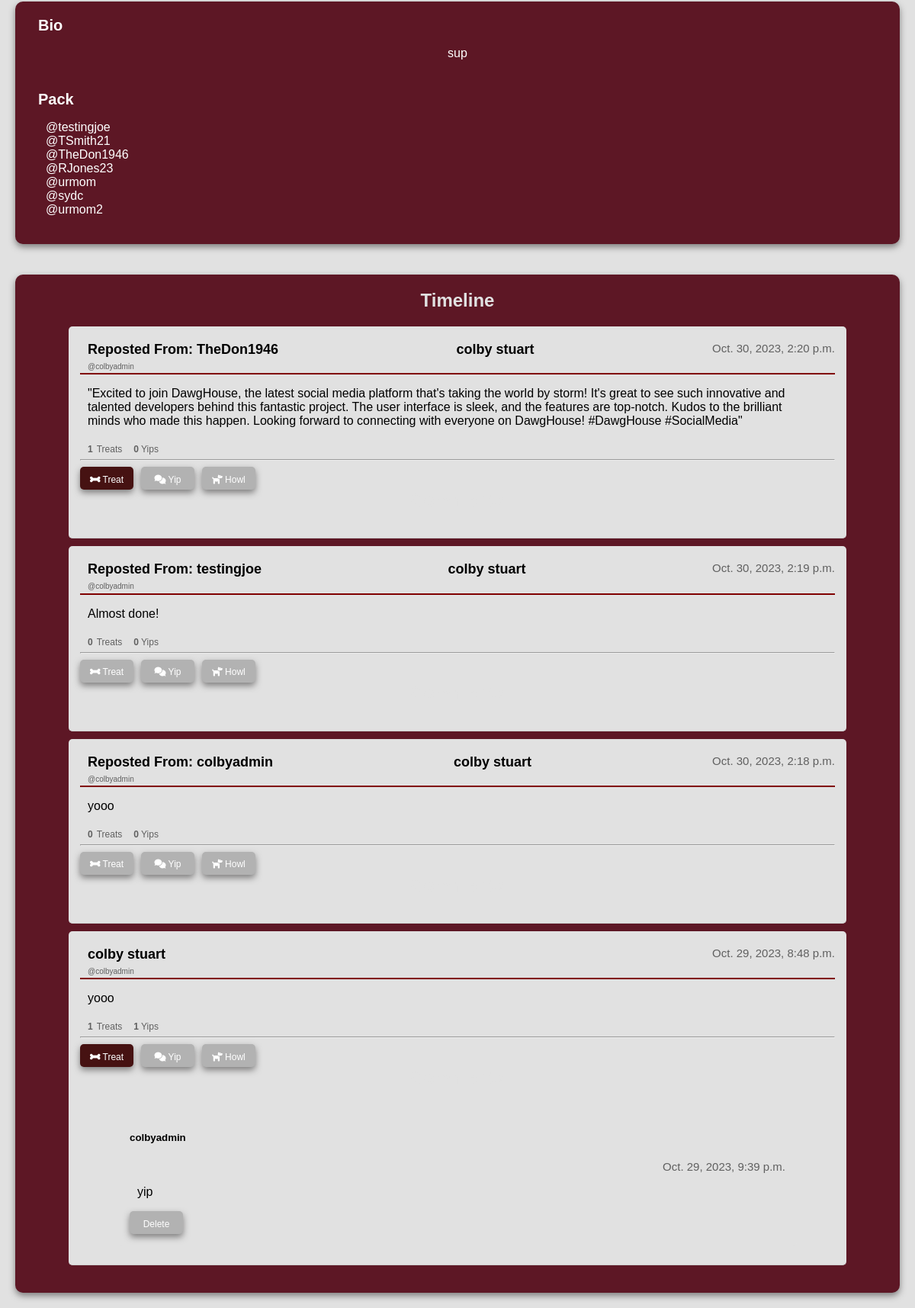
The page /main/profile/colbyadmin/ (signed in, lower part) on the database as committed earlier.
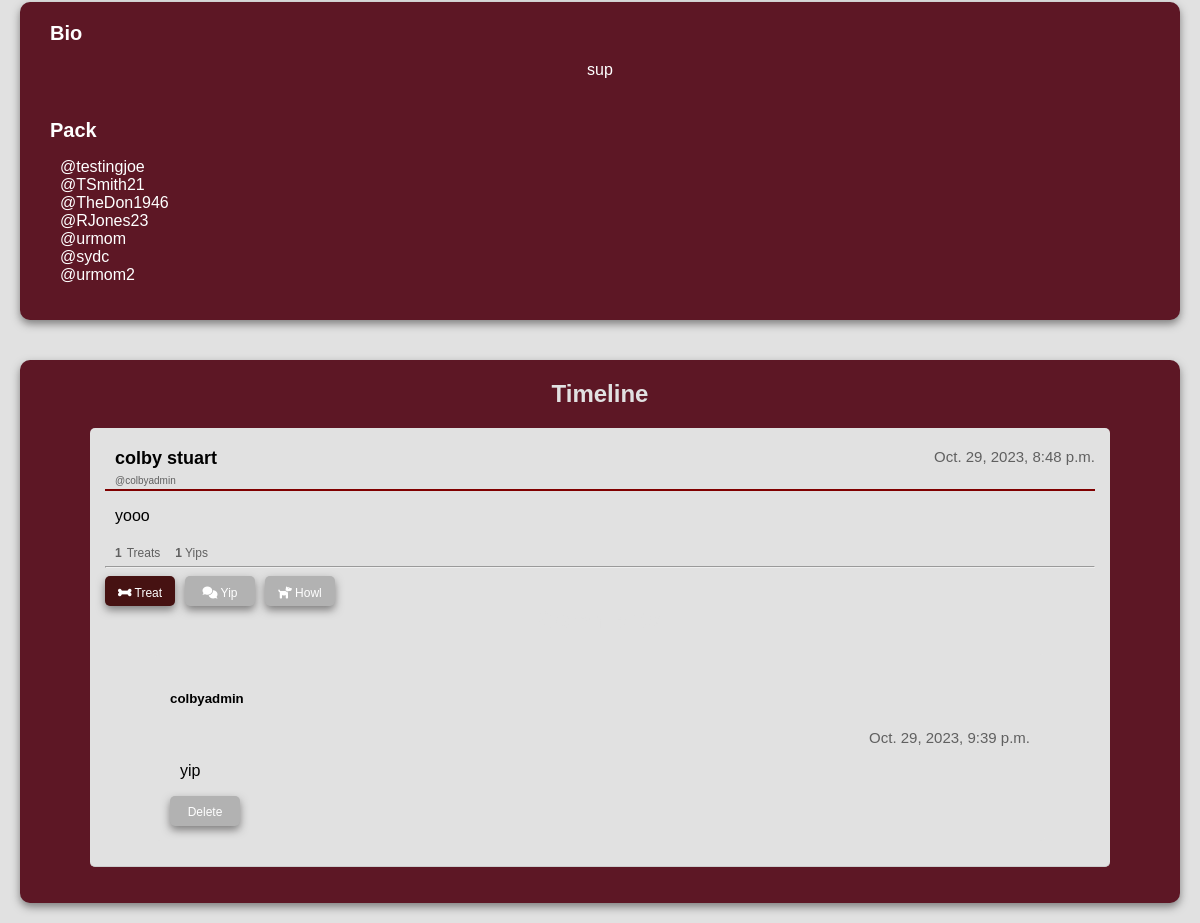
The same page on the database as committed later.
### homepage/models.py (models this page shows, shortened)
class DawgHouseUser(AbstractBaseUser, PermissionsMixin):
    username = models.CharField(unique=True, max_length=30)
    first_name = models.CharField(max_length=30)
    last_name = models.CharField(max_length=30)
    bio = models.TextField(blank=True, max_length=200)
    friends = models.ManyToManyField("self", blank=True)
    is_staff = models.BooleanField(default=False)
    USERNAME_FIELD = "username"
    REQUIRED_FIELDS = ["first_name", "last_name"]
    objects = DawgHouseUserManager()

class Bark(models.Model):
    id = models.UUIDField(primary_key=True, default=uuid.uuid4)
    user = models.ForeignKey(settings.AUTH_USER_MODEL, on_delete=models.CASCADE)
    content = models.TextField()
    timestamp = models.DateTimeField(auto_now_add=True)
    num_likes = models.IntegerField(default=0)
    num_yips = models.IntegerField(default=0)
    num_howls = models.IntegerField(default=0)
    treated_by = models.ManyToManyField(
        DawgHouseUser, related_name="treats_given", blank=True
    )
    is_repost = models.BooleanField(default=False)
    original_bark=models.ForeignKey('self',null=True,blank=True, on_delete=models.SET_NULL)

class Comment(models.Model):
    bark = models.ForeignKey(Bark, related_name="comments", on_delete=models.CASCADE)
    name = models.ForeignKey(DawgHouseUser, on_delete=models.CASCADE)
    body = models.TextField()
    date_added = models.DateTimeField(auto_now_add=True)

### homepage/views.py (the view)
# urls.py: path("profile/<str:username>/", views.ProfileView, name="profile"),
def ProfileView(request, username):
    user = get_object_or_404(DawgHouseUser, username=username)
    friends_list = user.friends.all()
    barks = Bark.objects.filter(user=user).order_by("-timestamp")
    context = {"user": user, "barks": barks, "friends_list": friends_list}
    if user == request.user:
        return render(request, "user_profile.html", context)
    elif request.user in user.friends.all():
        return render(request, "friend_view.html", context)
    else:
        return render(request, "non_friend_view.html", context)

### homepage/templates/friend_view.html (shortened to what this page needs)
<!DOCTYPE html>
<html>
<head>
    {% load static %}
    <link rel="stylesheet" href="{% static 'friend.css' %}" />
    <link rel="stylesheet" href="https://cdnjs.cloudflare.com/ajax/libs/font-awesome/6.0.0/css/all.min.css">
</head>
<body>
    <div class="profile-content">
        <div class="profile-layout">
            <div class="bio-container">
                <strong>Bio</strong>
                <div class="display-bio">
                    <p id="bioText">{{ user.bio }}</p>
                </div>
                <div class="friends-list">
                    <strong>Pack</strong> {% if friends_list %}
                    <ul>
                        {% for friend in friends_list %}
                        <li>@{{ friend.username }}</li>
                        {% endfor %}
                    </ul>
                    {% else %}
                    <p>No friends yet!</p>
                    {% endif %}
                </div>
            </div>
        <div class="barks-container">
          <h2>Timeline</h2>
          <ul>
            {% for bark in barks %}
            <li class="bark">
              <div class="bark-header">
                {% if bark.is_repost %}
                <h3>Reposted From: {{ bark.original_bark.user.username }}</h3>
              {% endif %}
                  <h3>{{ user.first_name }} {{ user.last_name }}</h3>
                  <p class="timestamp">{{ bark.timestamp }}</p>
              </div>
              <h4>@{{ user.username }}</h4>
              <hr color="maroon">
              <div class="bark-content-display">
                <p id="bark-content-{{ bark.id }}">{{ bark.content }}</p>
              </div>
              <div class="counters-container">
                <h4 class="counters-container">
                  <strong>{{ bark.num_likes }}</strong> Treats
                  <span class="comment-counter"><strong>{{ bark.num_yips }}</strong> Yips</span>
                </h4>
              </div>
              <hr>
              <div class="button-container">
                <form action="{% url 'give_treat' bark.id user.username %}" method="post">
                  {% csrf_token %} {% if user in bark.treated_by.all %}
                  <button type="submit" style="background-color: rgb(70, 18, 18)"><i class="fa-solid fa-bone" style="color:white;"></i> Treat</button>
                  {% else %}
                  <button type="submit"><i class="fa-solid fa-bone" style="color:white;"></i> Treat</button>
                  {% endif %}
                </form>
                <button class="show-comment-input" data-bark-id="{{ bark.id }}"><i class="fa-solid fa-comments" style="color:white;"></i> Yip</button>
                <form method="POST" class="repost-form">
                  <button type="button" class="repost-button" data-bark-id="{{ bark.id }}">
                      <i class="fa-solid fa-dog" style="color:white;"></i> Howl
                  </button>
              </form>
              </div>
                  <div class="comments-container">
                    <h2>Comments</h2>
                    <ul id="comment-list">
                        {% for comment in bark.comments.all %}
                        <li class="comment">
                            <div class="comment-header">
                                <h5 class="username">{{ comment.name.username }}</h5>
                                <p class="timestamp">{{ comment.date_added }}</p>
                            </div>
                            <div class="comment-content-display">
                                <p>{{ comment.body }}</p>
                                <button class="delete-comment" data-comment-id="{{ comment.id }}">Delete</button>
                            </div>
                        </li>
                        {% endfor %}
                    </ul>
                </div>
            {% endfor %}
            </ul>
        </div>
    </div>
</body>
</html>

Rows that differ between the two databases and show on the page:
removed Bark: original_bark.user.username "TheDon1946", {{ user.first_name }} "colby", {{ user.last_name }} "stuart", timestamp "Oct. 30, 2023, 2:20 p.m.", {{ user.username }} "colbyadmin", content "\"Excited to join DawgHouse, the latest social media platform that's taking the world by storm! It's great to see such innovative and talented developers behind this fantastic project. The user interface is sleek, and the features are top-notch. Kudos to the brilliant minds who made this happen. Looking forward to connecting with everyone on DawgHouse! #DawgHouse #SocialMedia\"", num_likes "1", num_yips "0", shows "Treat"
removed Bark: original_bark.user.username "testingjoe", {{ user.first_name }} "colby", {{ user.last_name }} "stuart", timestamp "Oct. 30, 2023, 2:19 p.m.", {{ user.username }} "colbyadmin", content "Almost done!", num_likes "0", num_yips "0", shows "Treat"
removed Bark: original_bark.user.username "colbyadmin", {{ user.first_name }} "colby", {{ user.last_name }} "stuart", timestamp "Oct. 30, 2023, 2:18 p.m.", {{ user.username }} "colbyadmin", content "yooo", num_likes "0", num_yips "0", shows "Treat"
